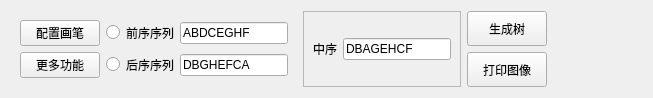
<?xml version="1.0" encoding="UTF-8"?>
<ui version="4.0">
 <class>Widget</class>
 <widget class="QWidget" name="Widget">
  <property name="geometry">
   <rect>
    <x>0</x>
    <y>0</y>
    <width>653</width>
    <height>95</height>
   </rect>
  </property>
  <property name="windowTitle">
   <string>Widget</string>
  </property>
  <layout class="QGridLayout" name="gridLayout_3">
   <item row="0" column="2" rowspan="2">
    <widget class="QFrame" name="frame">
     <property name="frameShape">
      <enum>QFrame::StyledPanel</enum>
     </property>
     <property name="frameShadow">
      <enum>QFrame::Raised</enum>
     </property>
     <layout class="QGridLayout" name="gridLayout_2">
      <item row="0" column="0">
       <widget class="QLabel" name="label_3">
        <property name="text">
         <string>中序</string>
        </property>
       </widget>
      </item>
      <item row="0" column="1">
       <widget class="QLineEdit" name="inEidt">
        <property name="sizePolicy">
         <sizepolicy hsizetype="Expanding" vsizetype="Fixed">
          <horstretch>0</horstretch>
          <verstretch>0</verstretch>
         </sizepolicy>
        </property>
        <property name="text">
         <string>DBAGEHCF</string>
        </property>
       </widget>
      </item>
     </layout>
    </widget>
   </item>
   <item row="0" column="1" rowspan="2">
    <widget class="QWidget" name="widget" native="true">
     <layout class="QGridLayout" name="gridLayout">
      <item row="2" column="2">
       <widget class="QLabel" name="label_2">
        <property name="text">
         <string>后序序列</string>
        </property>
       </widget>
      </item>
      <item row="1" column="2">
       <widget class="QLabel" name="label">
        <property name="text">
         <string>前序序列</string>
        </property>
       </widget>
      </item>
      <item row="1" column="3">
       <widget class="QLineEdit" name="prevEidt">
        <property name="sizePolicy">
         <sizepolicy hsizetype="Expanding" vsizetype="Fixed">
          <horstretch>0</horstretch>
          <verstretch>0</verstretch>
         </sizepolicy>
        </property>
        <property name="text">
         <string>ABDCEGHF</string>
        </property>
       </widget>
      </item>
      <item row="2" column="3">
       <widget class="QLineEdit" name="postEdit">
        <property name="sizePolicy">
         <sizepolicy hsizetype="Expanding" vsizetype="Fixed">
          <horstretch>0</horstretch>
          <verstretch>0</verstretch>
         </sizepolicy>
        </property>
        <property name="text">
         <string>DBGHEFCA</string>
        </property>
       </widget>
      </item>
      <item row="1" column="1">
       <widget class="QRadioButton" name="prev">
        <property name="text">
         <string/>
        </property>
       </widget>
      </item>
      <item row="2" column="1">
       <widget class="QRadioButton" name="post">
        <property name="text">
         <string/>
        </property>
       </widget>
      </item>
      <item row="2" column="0">
       <widget class="QPushButton" name="showBtn">
        <property name="text">
         <string>更多功能</string>
        </property>
       </widget>
      </item>
      <item row="1" column="0">
       <widget class="QPushButton" name="btnIniPen">
        <property name="text">
         <string>配置画笔</string>
        </property>
       </widget>
      </item>
     </layout>
    </widget>
   </item>
   <item row="0" column="4">
    <spacer name="horizontalSpacer_2">
     <property name="orientation">
      <enum>Qt::Horizontal</enum>
     </property>
     <property name="sizeHint" stdset="0">
      <size>
       <width>40</width>
       <height>20</height>
      </size>
     </property>
    </spacer>
   </item>
   <item row="1" column="4">
    <spacer name="horizontalSpacer_4">
     <property name="orientation">
      <enum>Qt::Horizontal</enum>
     </property>
     <property name="sizeHint" stdset="0">
      <size>
       <width>40</width>
       <height>20</height>
      </size>
     </property>
    </spacer>
   </item>
   <item row="0" column="3">
    <widget class="QPushButton" name="creatBtn">
     <property name="sizePolicy">
      <sizepolicy hsizetype="Minimum" vsizetype="Preferred">
       <horstretch>0</horstretch>
       <verstretch>0</verstretch>
      </sizepolicy>
     </property>
     <property name="text">
      <string>生成树</string>
     </property>
    </widget>
   </item>
   <item row="1" column="3">
    <widget class="QPushButton" name="paintBtn">
     <property name="sizePolicy">
      <sizepolicy hsizetype="Minimum" vsizetype="Preferred">
       <horstretch>0</horstretch>
       <verstretch>0</verstretch>
      </sizepolicy>
     </property>
     <property name="text">
      <string>打印图像</string>
     </property>
    </widget>
   </item>
  </layout>
 </widget>
 <resources/>
 <connections/>
</ui>
